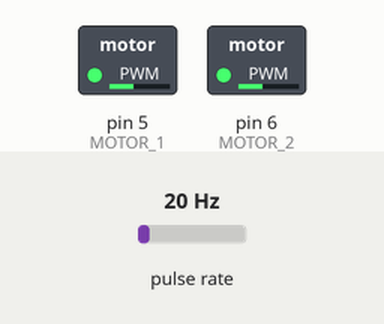
Recording of a sketch running on a simulated Arduino Uno, built with avr-gcc and run on an emulated ATmega328P. Parts: switched loads named in the sketch (green lamp = pin HIGH). Wiring (inferred from the names in the program): pulse sensor: data pin 2. The inputs (shaded band) are chosen by the test bench; at power-on: pulse rate 20 Hz. No radio packets arrive unless stated; what the sketch prints to the serial monitor is not drawn.

Above: at 0.1 s.
Timing chart, 0 to 1.6 s (numbered marks = the images above):
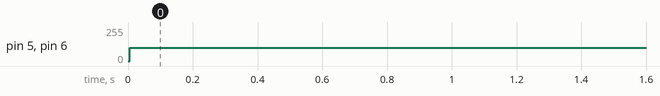

The sketch:

speedSensorConfig.ino
```cpp
#include <SPI.h>
#include <nRF24L01.h>
#include <RF24.h>


// Motor Config
const byte MOTOR_1 = 5; // This is a PWM pin
const byte MOTOR_2 = 6;
int PWM_speed = 100; // Change this to modulate your speeds for the motor


// --- Speed Sensor Config ---
// There are only 2 interrupt pins on the Arduino, D2 and D3.
// D2 is Interrupt 0 and D3 is Interrupt 1.
const byte SENSOR_PIN = 2;       // Must be an interrupt pin
const float SLOTS_ON_DISC = 20.0; // Change this to the number of slots/teeth on our wheels
volatile unsigned long pulseCount = 0;
unsigned long prevMillis = 0;
const unsigned long INTERVAL = 1000; // Update interval in milliseconds (1000ms = 1s)


// --- nRF24L01 Config ---
// MAKE SURE YOU CONFIGURE THIS PART TO MATCH HOW YOU SET IT UP! these are just dummy numbers.
// Since you are allowed to match those pins on the radio to any D pin, just keep track of which pin you're using for CE and CSN.
int CE = 9;
int CSN = 10;
RF24 radio(CE, CSN); // CE on Pin 9, CSN on Pin 10
const byte address[6] = "00001"; // Must match the receiver's address


// Interrupt Service Routine (ISR)
void countPulse() {
  pulseCount++;
}


void setup() {
  Serial.begin(115200);


  // Motor Setup
  pinMode(MOTOR_1, OUTPUT);
  pinMode(MOTOR_2, OUTPUT);

  // Speed Sensor Setup
  pinMode(SENSOR_PIN, INPUT_PULLUP);
  attachInterrupt(digitalPinToInterrupt(SENSOR_PIN), countPulse, FALLING);

  // Radio Setup
  if (!radio.begin()) {
    Serial.println("nRF24L01 hardware not responding!");
    while (1); // Halt if radio isn't wired correctly
  }
  radio.openWritingPipe(address);
  radio.setPALevel(RF24_PA_LOW); // Low power for close-range testing
  radio.stopListening();         // Set as transmitter

  Serial.println("Transmitter Ready.");
}


void loop() {
  analogWrite(MOTOR_1, PWM_speed);
  analogWrite(MOTOR_2, PWM_speed);


  unsigned long currentMillis = millis();

  if (currentMillis - prevMillis >= INTERVAL) {
    noInterrupts();
    unsigned long pulses = pulseCount;
    pulseCount = 0;
    interrupts();

    // Calculate RPM
    float rpm = (pulses / SLOTS_ON_DISC) * (60000.0 / INTERVAL);

    // Send RPM via Wireless Transceiver
    bool success = radio.write(&rpm, sizeof(rpm));

    // Local debugging display
    Serial.print("Local RPM: ");
    Serial.print(rpm, 0);
    if (success) {
      Serial.println(" -> Broadcast Sent Successfully!");
    } else {
      Serial.println(" -> Broadcast Failed (No Receiver Acknowledgment).");
    }

    prevMillis = currentMillis;
  }
}
```

Measured:
- by itself, pin 5 (MOTOR_1), pin 6 (MOTOR_2): 0/255 → 100/255 at 0.01 s
